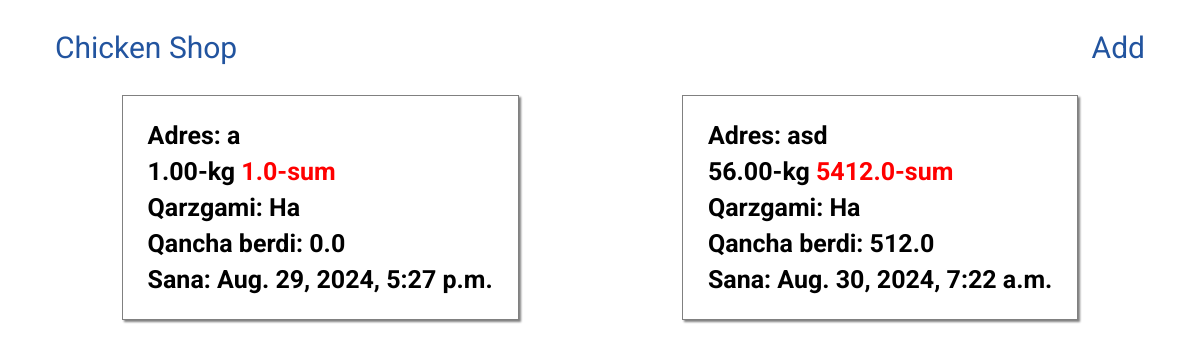
The app's page /, older data.
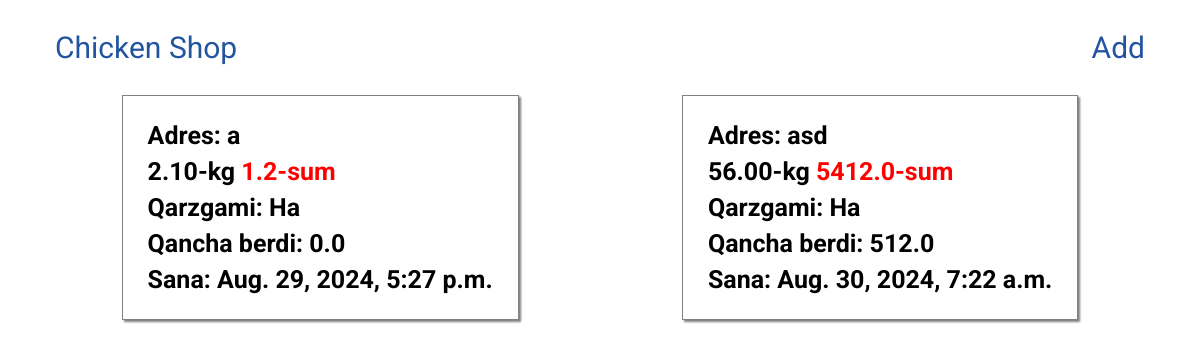
The same page, newer data.
### ShopApp/models.py (models this page shows, shortened)
class Orders(models.Model):
    address=models.TextField()
    kg=models.DecimalField(default=0, max_digits=5, decimal_places=2)
    price=models.DecimalField(max_digits=20, decimal_places=1)
    debt=models.BooleanField(default=False)
    give=models.DecimalField(max_digits=20, decimal_places=1, default=0)
    date=models.DateTimeField(auto_now_add=True)
    class Meta:
        verbose_name="Zakazlar"
        verbose_name_plural="Zakazlar"

### ShopApp/views.py (the view)
# urls.py: path("",MainPage.as_view(), name="main"),
class MainPage(ListView):
    queryset=Orders.objects.all()
    context_object_name="orders"

### ShopApp/templates/ShopApp/orders_list.html (shortened to what this page needs)
<!DOCTYPE html>
{% load static %}
<html lang="en">
  <head>
    <link rel="stylesheet" href="https://cdnjs.cloudflare.com/ajax/libs/font-awesome/6.6.0/css/all.min.css" />
    <link rel="stylesheet" href="{% static "./css/orders_list.css" %}">
  </head>
  <body>
    <header>
      <nav>
        <a href="{% url "ShopApp:main" %}">Chicken Shop</a>
        <a href="{% url "ShopApp:create" %}">Add</a>
      </nav>
    </header>
    <section>
      <div class="container">
        {% for order in orders %}
        <a href="{% url "ShopApp:detail" pk=order.id %}">
        <div class="order">
          <h1>Adres: {{ order.address }}</h1>
          <h2>{{ order.kg }}-kg <span>{{ order.price }}-sum</span></h2>
          <h3>
            Qarzgami: {% if order.debt %}Ha
            <h4>Qancha berdi: {{ order.give }}</h4>
            {% else %}Yo'q {% endif %}
          </h3>
          <h5>Sana: {{ order.date }}</h5>
        </div></a>
        {% endfor %}
      </div>
    </section>
  </body>
</html>

### static/css/orders_list.css (style rules this page uses)
:root { --roboto: "Roboto", sans-serif; }
* { margin: 0; padding: 0; box-sizing: border-box; text-decoration: none; list-style: none; }
header { width: 100%; }
header nav { max-width: 1110px; margin: 0 auto; padding: 30px 10px; display: flex; justify-content: space-between; }
header nav a { font-size: 30px; font-family: var(--roboto); color: rgb(34, 84, 159); }
section { width: 100%; }
section .container { max-width: 1110px; margin: 0 auto; padding: 0 10px; display: flex; flex-wrap: wrap; gap: 30px; }
section .container a { margin: 0 auto; }
section .container a .order { padding: 25px; border: 1px solid gray; font-family: var(--roboto); color: rgb(0, 0, 0); box-shadow: 2px 2px 2px gray; display: flex; flex-direction: column; gap: 7px; }
section .container .order h1 { font-size: 25px; }
section .container .order h2, section .container .order h3, section .container .order h4, section .container .order h5 { font-size: 25px; }
section .container .order h2 span { color: red; }

Row changes from the older to the newer data that the page shows:
changed Orders "Aug. 29, 2024, 5:27 p.m.": kg "1.00" → "2.10"; price "1.0" → "1.2"
